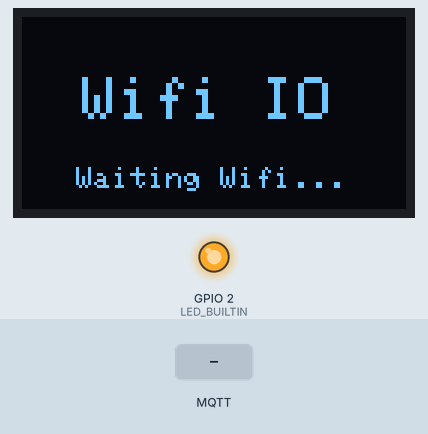
The sketch below on a simulated ESP8266 (Wemos D1 mini). Parts: 128×64 one-colour display, output pins drawn as LEDs (lit = HIGH, except the on-board LED, lit = LOW). Inputs (shaded band) come from the test bench. No MQTT or app messages arrive unless stated; what the sketch prints to the serial monitor is not drawn.

Above: at 2.2 s.
2.3 s: MQTT message "main" arrives on the first subscribed topic
At 3.2 s:
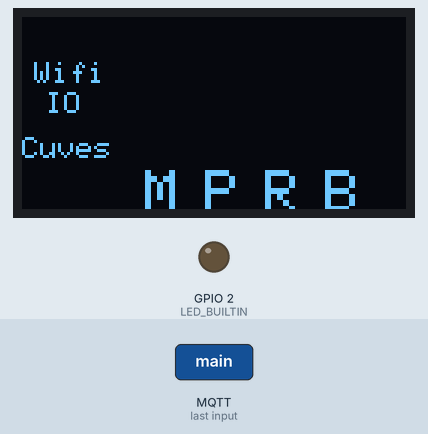
4.1 s: MQTT message "1" arrives on the first subscribed topic
At 5.3 s:
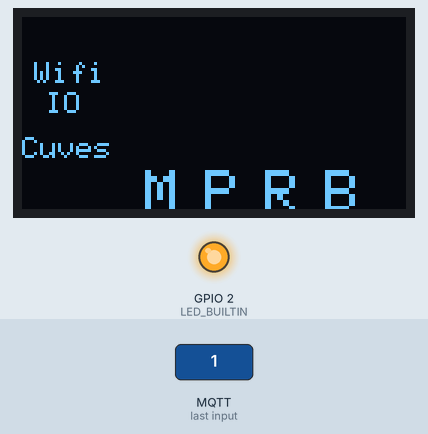
5.6 s: MQTT message "paul" arrives on the first subscribed topic
At 6.1 s:
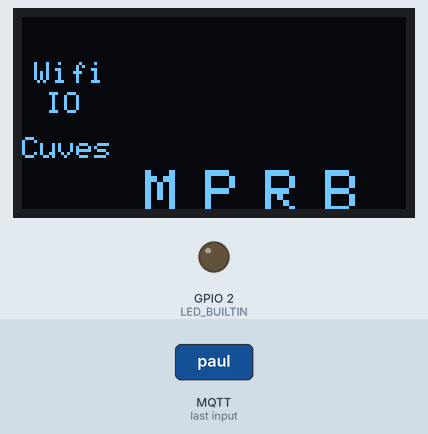
7.1 s: MQTT message "reduit" arrives on the first subscribed topic
At 7.6 s:
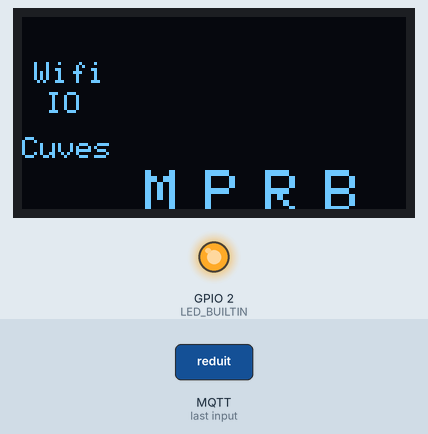
Timing chart, 0 to 9.6 s (numbered marks = the images above; inputs shaded):
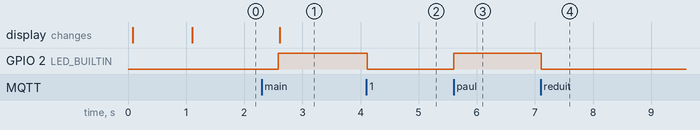

The sketch:

jard_wemos_screen.ino
```cpp
#include <ESP8266WiFi.h>
#include <EspMQTTClient.h>
#include <Wire.h>
#include <Adafruit_SSD1306.h>
#include <ArduinoJson.h>

#define WIFI_ID       "Domotique"
#define WIFI_PWD      "94582604"

#define MQTT_IP       "192.168.3.200"
#define MQTT_LOGIN    "toto"
#define MQTT_PWD      "toto"
#define MQTT_NAME     "screen1"

#define MQTT_TRACE_ON

int g_lvlMain=-1;
int g_lvlReduit=-1;
int g_lvlPaul=-1;
int g_lvlBarbec=-1;

bool g_pmpMain=false;
bool g_pmpPaul=false;
bool g_pmpReduit=false;

bool g_refresh=false;

Adafruit_SSD1306 scr(128,64,&Wire,-1);

StaticJsonDocument<1024> doc;

EspMQTTClient mqttClient(
  WIFI_ID,
  WIFI_PWD,
  MQTT_IP,
  MQTT_LOGIN,
  MQTT_PWD,
  MQTT_NAME
);

void sendLog(const char *strMsg)
{
  mqttClient.publish("/wifiio/screen/log", String(strMsg));
}

void onReceiveEvent(const String &payload)
{
  Serial.println("Recu event");

  digitalWrite(LED_BUILTIN, !digitalRead(LED_BUILTIN));

  DeserializationError error = deserializeJson(doc, payload.c_str());

  if (error)
  {
    Serial.print(F("deserializeJson() failed: "));
    Serial.println(error.f_str());
    return;
  }

  //sendLog(payload);

  bool n1=doc["n1"];
  bool n2=doc["n2"];
  bool n3=doc["n3"];
  bool cmd=doc["cmd"];

  int lvl=0;
  if (n3==true)
    lvl=3;
  else if (n2==true)
    lvl=2;
  else if (n1==true)
    lvl=1;

  if (doc["name"]=="main")
  {
    g_lvlMain=lvl;
    g_pmpMain=cmd;
    Serial.println("Maj main");
  }
  else if (doc["name"]=="paul")
  {
    g_lvlPaul=lvl;
    g_pmpPaul=cmd;
    Serial.println("Maj paul");
  }
  else if (doc["name"]=="reduit")
  {
    g_lvlReduit=lvl;
    g_pmpReduit=cmd;
    Serial.println("Maj reduit");
  }
  else if (doc["name"]=="barbec")
  {
    g_lvlBarbec=lvl;
    Serial.println("Maj barbec");
  }
  else
  {
    Serial.println("Name incorrect!");
  }

  g_refresh=true;
}

void onConnectionEstablished()
{
  Serial.println("Connection est");
  mqttClient.subscribe("/wifiio/screen/data",onReceiveEvent);
  sendLog("MQTT Connected");
}

void drawJauge(int x,int y,int lvl,char c)
{
  int h=46;
  int w=15;

  if (lvl!=-1)
    scr.drawRoundRect(x,y,w,h,8,WHITE);

  if (lvl>0)
    scr.fillRect(x+2,y+h-h/3,w-4,h/3-4,WHITE);
  if (lvl>1)
    scr.fillRect(x+2,y+h-2*h/3+2,w-4,h/3-4,WHITE);
  if (lvl>2)
    scr.fillRect(x+2,y+5,w-4,h/3-4,WHITE);

  scr.setTextSize(2);
  scr.setTextColor(WHITE);
  scr.setCursor(x+1,y+5+h);
  scr.write(c);
}

void drawScreen(void)
{
  scr.clearDisplay();

  scr.setTextSize(1);
  scr.setCursor(4,15);
  scr.setTextColor(WHITE);
  scr.write("Wifi");
  scr.setCursor(8,15+10);
  scr.write("IO");

  scr.setCursor(0,40);
  scr.write("Cuves");

  drawJauge(40,0,g_lvlMain,'M');
  drawJauge(60,0,g_lvlPaul,'P');
  drawJauge(80,0,g_lvlReduit,'R');
  drawJauge(100,0,g_lvlBarbec,'B');

  scr.display();
}

void dispWaiting(char *strMsg)
{
  scr.clearDisplay();
  scr.setTextSize(2);
  scr.setTextColor(WHITE);
  scr.setCursor(20,20);
  scr.write("Wifi IO");
  scr.setTextSize(1);
  scr.setCursor(18,50);
  scr.write(strMsg);
  scr.display();
}

void setup()
{
  pinMode(LED_BUILTIN, OUTPUT);

  Wire.begin(2,0);
  Serial.begin(115200);
  Serial.println("Boot...");
  //Serial.setDebugOutput(true);

  scr.begin(SSD1306_SWITCHCAPVCC, 0x3C);
  scr.clearDisplay();
  scr.display();

  scr.clearDisplay();
  scr.setTextSize(2);
  scr.setTextColor(WHITE);
  scr.setCursor(20,20);
  scr.write("Wifi IO");
  scr.setTextSize(1);
  scr.setCursor(40,50);
  scr.write("Booting...");
  scr.display();
  delay(1000);

  mqttClient.enableMQTTPersistence();

  #ifdef MQTT_TRACE_ON
    mqttClient.enableDebuggingMessages();
  #endif

  //Serial.println(WiFi.macAddress());
  //Serial.println(WiFi.localIP());
}

bool waitWifi=false;
bool waitMqtt=false;
bool boot=true;

void loop()
{
  mqttClient.loop();

  if ( !mqttClient.isWifiConnected() )
  {
    if (waitWifi==false)
    {
      dispWaiting("Waiting Wifi...");
      waitWifi=true;
    }
  }
  else if ( !mqttClient.isMqttConnected() )
  {
    if (waitMqtt==false)
    {
      dispWaiting("Waiting MQTT...");
      waitMqtt=true;
    }
  }
  else
  {
    if (boot==true)
    {
      mqttClient.publish("/wifiio/screen/boot", MQTT_NAME);
      boot=false;
    }

    if ( (waitWifi==false) || (waitMqtt==false) || (g_refresh==true) )
      drawScreen();

    waitWifi=false;
    waitMqtt=false;
  }

  // Serial.println(client.connected());
}
```

Measured:
- after the input at 2.3 s, GPIO 2 (LED_BUILTIN): LOW → HIGH after 0.28 s
- after the input at 4.1 s, GPIO 2 (LED_BUILTIN): HIGH → LOW at once
- after the input at 5.6 s, GPIO 2 (LED_BUILTIN): LOW → HIGH at once
- after the input at 7.1 s, GPIO 2 (LED_BUILTIN): HIGH → LOW at once
